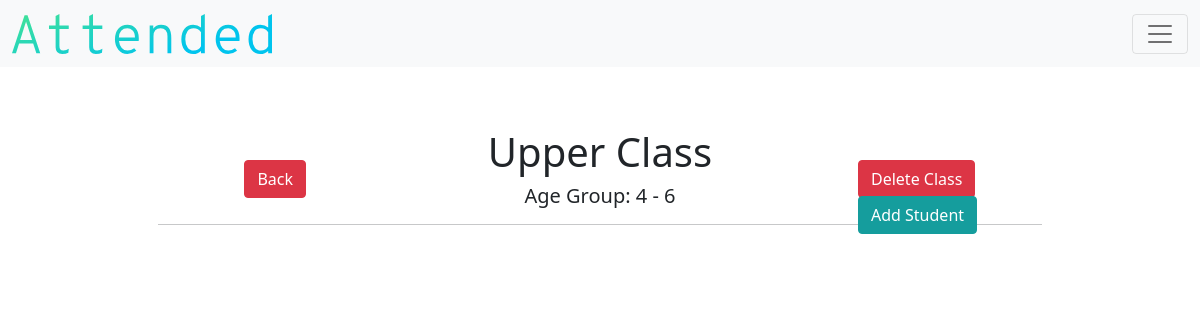
Page /detail_class/1 (signed in) on the earlier database version.
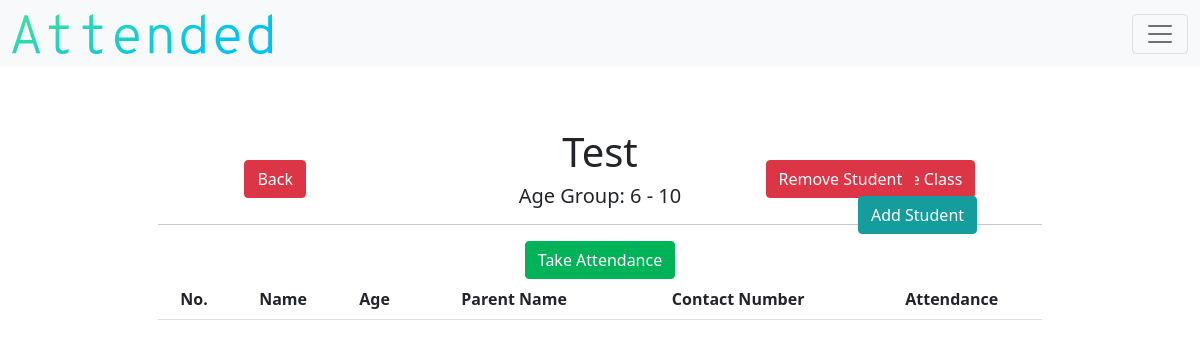
Same page on the later database version.
### models.py (models this page shows)
class Class(db.Model):
    __tablename__ = "class"
    id = db.Column(db.Integer, primary_key=True)
    teacher_id = db.Column(db.Integer, db.ForeignKey("teacher.id"))
    name = db.Column(db.String(), nullable=False)
    lowest_age = db.Column(db.Integer, nullable=False)
    highest_age = db.Column(db.Integer, nullable=False)
    student_count = db.Column(db.Integer, default=0)
    attendance_count = db.Column(db.Integer, default=0)
    class_attends = db.relationship("Attendance", backref="class_attend")

### application.py (the view)
@app.route("/detail_class/<string:id>")
def detail_class(id):
    teacher = current_user.get_id()
    teacher_object = db.session.query(Teacher).filter_by(id=teacher).first()
    if not current_user.is_authenticated:
        return redirect("/login")
    else:
        TABLE_HEADERS=["No.", "Name", "Age", "Parent Name", "Contact Number", "Attendance"]
        teacher = current_user.get_id()
        class_object = Class.query.filter_by(id = id).first()
        students = Student.query.filter_by(class_id=id, teacher_id=teacher)
        class_attendance = Attendance.query.filter_by(class_id=id, teacher_id=teacher)
        return render_template("detail-class.html", classes=class_object, headers=TABLE_HEADERS, students=students, attendances=class_attendance, teacher=teacher_object)

### application.py (called while the page is built)
@login.user_loader
def load_user(id):
    return Teacher.query.get(id)

### templates/detail-class.html (shortened to what this page needs)
{% extends "layout.html" %}
{% block main %}
        <h1>{{classes.name}}</h1>
        <h5> Age Group: {{classes.lowest_age}} - {{classes.highest_age}} </h5>
        <a class="btn btn-danger" id="detail-class-del" href="/delete-class/{{classes.id}}" type="button">Delete Class</a>
        {% if classes.student_count != 0 %}
        <a class="btn btn-danger" id="detail-class-rem-student" href="/remove-student-class/{{classes.id}}" type="button">Remove Student</a>
        {% endif %}
        <a class="btn btn-danger" id="detail-class-back" href="/class" type="button">Back</a>
        <hr>
        <div class="d-grid gap-2 d-md-block">
          {% if classes.student_count != 0 %}
          <a class="btn btn-success" id="detail-class-attendance" href="/take-attendance/{{classes.id}}" role="button">Take Attendance</a>
          {% endif %}
          <a class="btn btn-secondary" id="detail-class-add" href="/add_student_class/{{classes.id}}" role="button">Add Student</a>
        </div>
        {% if classes.student_count != 0 %}
        <div class="table-responsive">
          <table class="table table-hover">
                  <thead>
                          <tr>
                                  {% for header in headers %}
                                  <th id="header"> {{ header }} </th>
                                  {% endfor %}
                          </tr>
                  </thead>
          </table>
        </div>
        {% endif %}
{% endblock %}

Differences in the rows shown:
changed Class: name "Upper Class" → "Test"; lowest_age "4" → "6"; highest_age "6" → "10"; student_count 0 → 1 (drawn)
Other differences:
text now shown: "Remove Student Take Attendance"
new list line: "No."
new list line: "Name"
new list line: "Age"
new list line: "Parent Name"
new list line: "Contact Number"
new list line: "Attendance"
